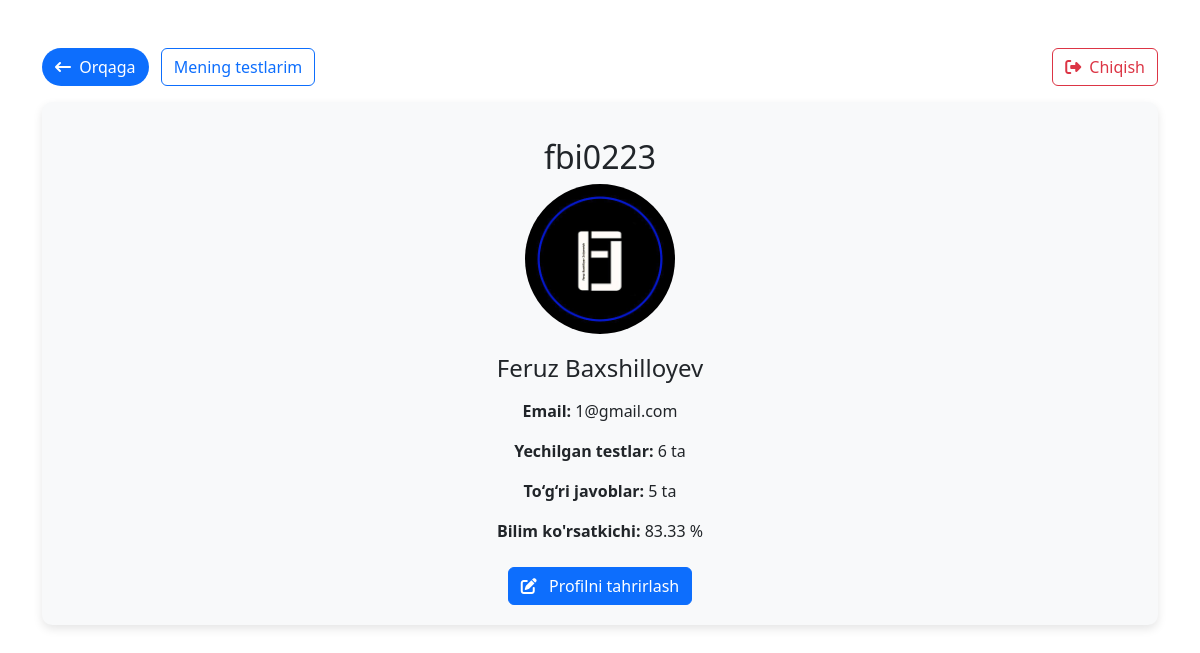
The app's page /profil/ (signed in) with its own data.
### profil/models.py (models this page shows, shortened)
class CustomUser(AbstractBaseUser, PermissionsMixin):
    username = models.CharField(max_length=50)
    email = models.EmailField(unique=True)
    name = models.CharField(max_length=100)
    last_name = models.CharField(max_length=100)
    phone = models.CharField()
    address = models.CharField()
    true_quiz = models.IntegerField(default=0, blank=True, null=True)
    total_quiz = models.IntegerField(default=0, blank=True, null=True)
    image = models.FileField(upload_to='media/profile_images', default='profile_images/img.png')
    is_active = models.BooleanField(default=True)
    is_staff = models.BooleanField(default=False)
    objects = CustomUserManager()
    USERNAME_FIELD = 'email'
    REQUIRED_FIELDS = ['name']

### profil/views.py (the view)
# urls.py: path('', profil_view, name='profil'),
def profil_view(request):
    user = get_object_or_404(CustomUser, id=request.user.id)
    foiz = round((user.true_quiz / user.total_quiz) * 100, 2) if user.total_quiz else 0
    return render(request, 'profil.html', {'user': user, 'foiz': foiz})

### profil/templates/profil.html (shortened to what this page needs)
<!DOCTYPE html>
<html lang="uz">
<head>
    <link href="https://cdn.jsdelivr.net/npm/bootstrap@5.3.3/dist/css/bootstrap.min.css" rel="stylesheet">
    <link href="https://cdnjs.cloudflare.com/ajax/libs/font-awesome/6.5.0/css/all.min.css" rel="stylesheet">
</head>
<body>
<div class="container mt-5">
    <div class="top-buttons mb-3">
        <div>
            <a href="{% url 'app:home' %}" class="btn btn-custom">
                <i class="fa-solid fa-arrow-left-long me-1"></i> Orqaga
            </a>
            <a href="{% url 'profil:my_tests' %}" class="btn btn-outline-primary ms-2">
                Mening testlarim
            </a>
        </div>
        <div>
            <a href="{% url 'profil:logout' %}" class="btn btn-outline-danger">
                <i class="fa-solid fa-right-from-bracket me-1"></i> Chiqish
            </a>
        </div>
    </div>
    <div class="profile-card text-center">
        <h2 class="mt-3">{{ user.username }}</h2>
        {% if user.image %}
            <img src="{{ user.image.url }}" alt="{{ user.name }}'s profile picture" class="img-fluid rounded-circle" style="max-width: 150px; height: 150px;">
        {% else %}
            <i class="fa-solid fa-user-circle" style="font-size: 150px; color: #6c757d;"></i>
        {% endif %}
        <h4 class="mb-3">{{ user.name }} {{ user.last_name }}</h4>
        <p><strong>Email:</strong> {{ user.email }}</p>
        <p><strong>Yechilgan testlar:</strong> {{ user.total_quiz }} ta</p>
        <p><strong>To‘g‘ri javoblar:</strong> {{ user.true_quiz }} ta</p>
        <p><strong>Bilim ko'rsatkichi:</strong> {{ foiz }} %</p>
        <div class="mt-4">
            <a href="{% url 'profil:edit_profile' %}" class="btn btn-primary">
                <i class="fa-solid fa-pen-to-square me-2"></i> Profilni tahrirlash
            </a>
        </div>
    </div>
</div>
</body>
</html>

### profil/templates/profil.html (style rules this page uses)
.profile-card { background-color: #f8f9fa; border-radius: 10px; box-shadow: 0 4px 10px rgba(0,0,0,0.1); padding: 20px; text-align: center; }
.profile-card img { border-radius: 50%; width: 150px; height: 150px; object-fit: cover; margin-bottom: 20px; }
.btn-custom { background-color: #0d6efd; color: white; border-radius: 20px; }
.top-buttons { display: flex; justify-content: space-between; align-items: center; }

### records on screen
CustomUser: username "fbi0223", image (picture), name "Feruz", last_name "Baxshilloyev", email "1@gmail.com", total_quiz "6", true_quiz "5"

### other values on screen
{{ foiz }} "83.33"
